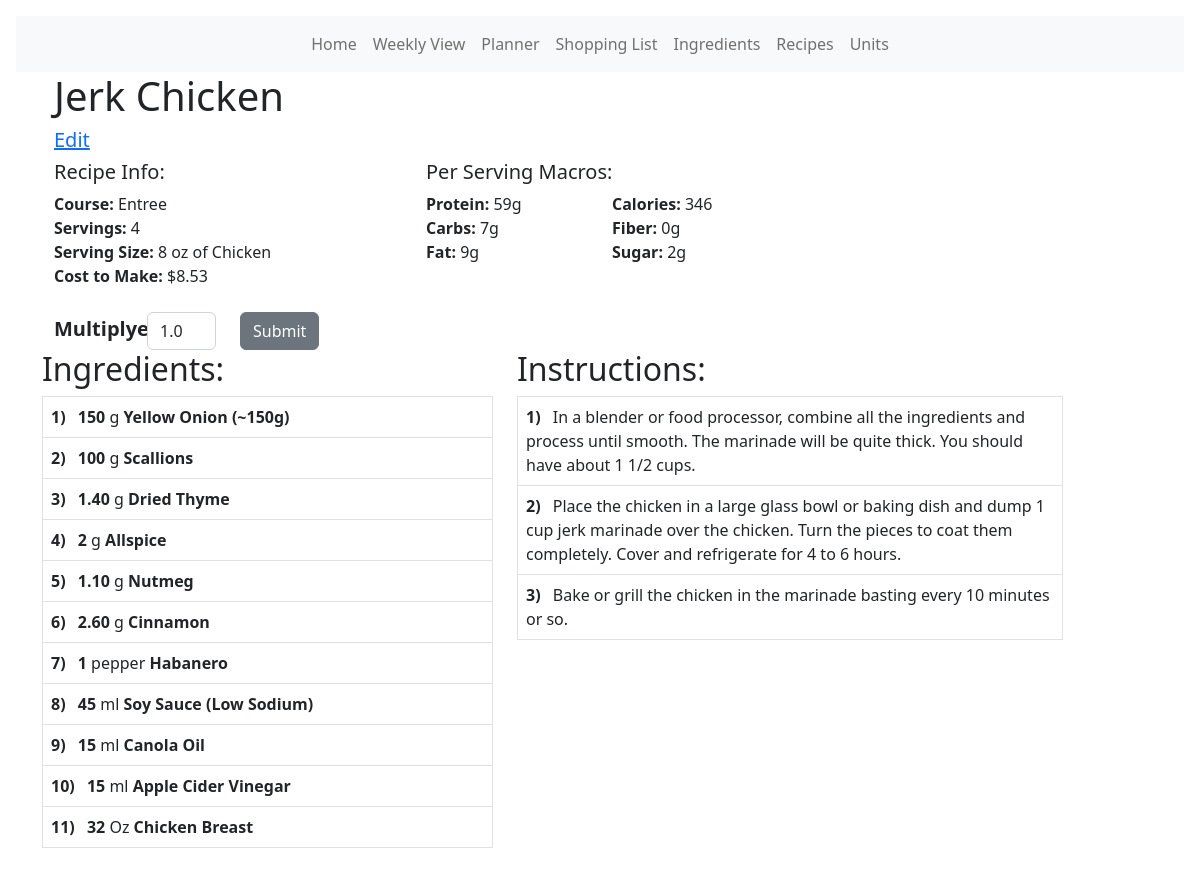
Page /recipe/3 on the earlier database version.
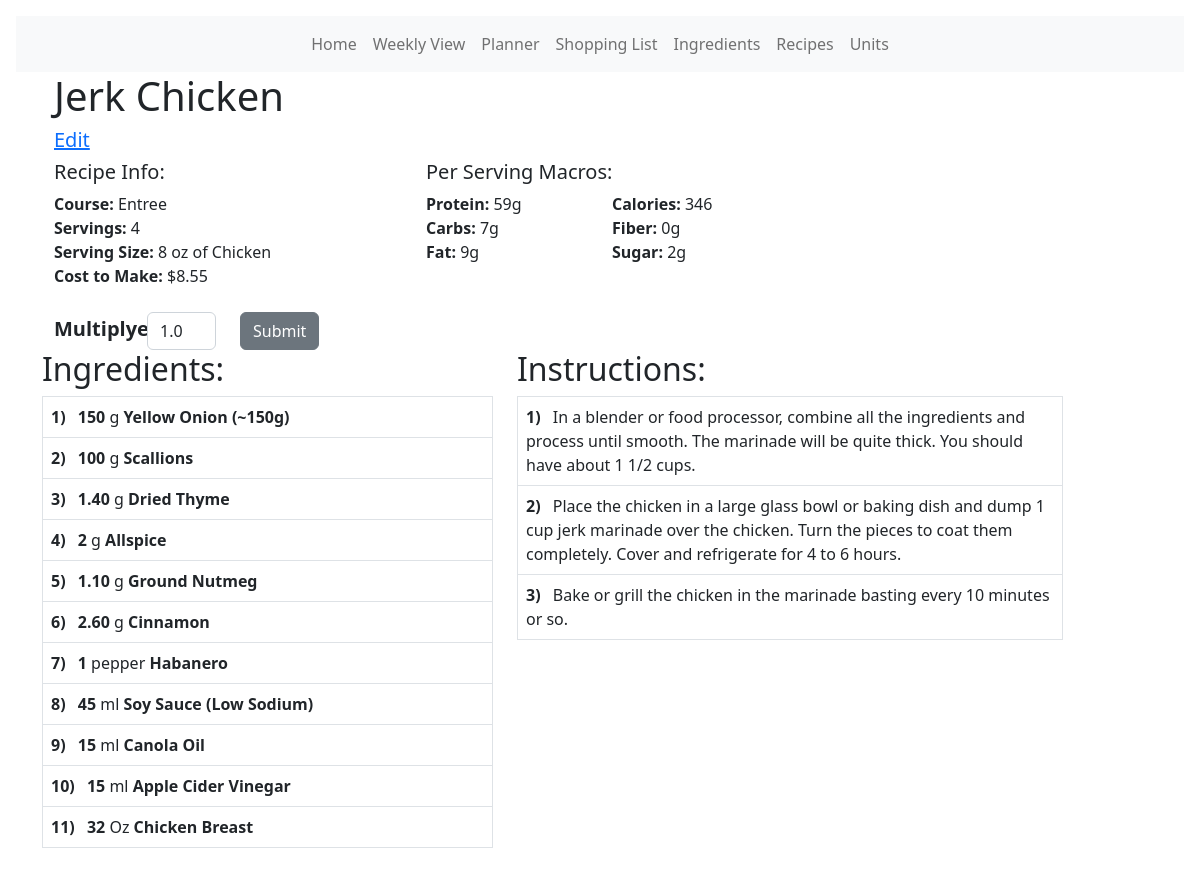
Same page on the later database version.
### models.py (models this page shows, shortened)
class RecipeIngredient(db.Model):
    id = db.Column(db.Integer, primary_key=True)
    rid = db.Column(db.Integer, db.ForeignKey("recipe.id"))
    iid = db.Column(db.Integer, db.ForeignKey("ingredient.id"))
    qty = db.Column(db.Float)
    unit_suffix = db.Column(db.String(50))
    ingredient_color_tag = db.Column(db.String(20))

class Ingredient(db.Model):
    __tablename__ = "ingredient"
    id = db.Column(db.Integer, primary_key=True)
    name = db.Column(db.String(120), nullable=False)
    icalories = db.Column(db.Float)
    protein = db.Column(db.Float)
    carbs = db.Column(db.Float)
    fat = db.Column(db.Float)
    fiber = db.Column(db.Float)
    sugar = db.Column(db.Float)
    item_unit_size = db.Column(db.Float)  # How many units of item at store
    item_price = db.Column(db.Float)  # Price for full item at store
    u_price = db.Column(db.Float)
    aisle_id = db.Column(db.Integer, db.ForeignKey("aisle.id"))
    ingredients = db.relationship("RecipeIngredient", backref="ingredient")
    def default_ingredient_unit(self):
        try:
            x = UnitIngredient.query.filter_by(iid=self.id).first()
            return x.unit.name
        except:
            return "Unknown"

class RecipeMultiplyer(db.Model):
    id = db.Column(db.Integer, primary_key=True)
    amount = db.Column(db.Float)

class Recipe(db.Model):
    id = db.Column(db.Integer, primary_key=True)
    name = db.Column(db.String(100))
    course = db.Column(db.String(30))
    servings = db.Column(db.Float)
    serving_size = db.Column(db.String(30))
    tags = db.Column(db.Text)
    def get_total_cost(self):
        x = [x.qty for x in RecipeIngredient.query.filter_by(rid=self.id).all()]
        y = [
            y.ingredient.u_price
            for y in RecipeIngredient.query.filter_by(rid=self.id).all()
        ]
        tc = []
        for num1, num2 in zip(x, y):
            tc.append(num1 * num2)
        return sum(tc)
    def get_total_protein(self):
        x = [x.qty for x in RecipeIngredient.query.filter_by(rid=self.id).all()]
        y = [
            y.ingredient.protein
            for y in RecipeIngredient.query.filter_by(rid=self.id).all()
        ]
        t = []
        for num1, num2 in zip(x, y):
            t.append(num1 * num2)
        return sum(t)
    def get_total_carbs(self):
        x = [x.qty for x in RecipeIngredient.query.filter_by(rid=self.id).all()]
        y = [
            y.ingredient.carbs
            for y in RecipeIngredient.query.filter_by(rid=self.id).all()
        ]
        t = []
        for num1, num2 in zip(x, y):
            t.append(num1 * num2)
        return sum(t)
    def get_total_fat(self):
        x = [x.qty for x in RecipeIngredient.query.filter_by(rid=self.id).all()]
        y = [
            y.ingredient.fat
            for y in RecipeIngredient.query.filter_by(rid=self.id).all()
        ]
        t = []
        for num1, num2 in zip(x, y):
            t.append(num1 * num2)
        return sum(t)
    def get_total_fiber(self):
        x = [x.qty for x in RecipeIngredient.query.filter_by(rid=self.id).all()]
        y = [
            y.ingredient.fiber
            for y in RecipeIngredient.query.filter_by(rid=self.id).all()
        ]
        t = []
        for num1, num2 in zip(x, y):
            t.append(num1 * num2)
        return sum(t)
    def get_total_sugar(self):
        x = [x.qty for x in RecipeIngredient.query.filter_by(rid=self.id).all()]
        y = [
            y.ingredient.sugar
            for y in RecipeIngredient.query.filter_by(rid=self.id).all()
        ]
        t = []
        for num1, num2 in zip(x, y):
            t.append(num1 * num2)
        return sum(t)
    def get_total_calories(self):
        a = [a.qty for a in RecipeIngredient.query.filter_by(rid=self.id).all()]
        p = [
            p.ingredient.protein
            for p in RecipeIngredient.query.filter_by(rid=self.id).all()
        ]
        c = [
            c.ingredient.carbs
            for c in RecipeIngredient.query.filter_by(rid=self.id).all()
        ]
        f = [
            f.ingredient.fat
            for f in RecipeIngredient.query.filter_by(rid=self.id).all()
        ]
        tp = []
        for num1, num2 in zip(a, p):
            tp.append((num1 * num2) * 4)
        tc = []
        for num1, num2 in zip(a, c):
            tc.append((num1 * num2) * 4)
        tf = []
        for num1, num2 in zip(a, f):
            tf.append((num1 * num2) * 9)
        gtl = (sum(tf)) + (sum(tp)) + (sum(tc))
        return gtl

class Unit(db.Model):
    id = db.Column(db.Integer, primary_key=True)
    oid = db.Column(db.Integer, autoincrement=True)
    name = db.Column(db.String(30))
    ingredients = db.relationship("UnitIngredient", backref="unit")

### main.py (the view)
@app.route("/recipe/<int:id>", methods=["GET", "POST"])
def recipe(id):
    r = Recipe.query.get_or_404(id)
    title = r.name
    iquery = RecipeIngredient.query.filter_by(rid=id).all()
    form = RecipeMulti()
    m = RecipeMultiplyer.query.get_or_404(1)
    instruct_query = RecipeInstruction.query.filter_by(rid=id).all()
    if form.submit.data and form.validate_on_submit():
        m.amount = form.amount.data
        db.session.commit()
    return render_template(
        "/recipes/recipe.html",
        r=r,
        title=title,
        form=form,
        m=m,
        iquery=iquery,
        instruct_query=instruct_query,
    )

### forms.py
class RecipeMulti(FlaskForm):
    amount = DecimalField(
        "Recipe Multiplyer x:", validators=[validators.InputRequired()]
    )
    submit = SubmitField("Submit")

### main.py (called while the page is built)
@app.template_filter()
def color_label(my_var):
    td_class = ""
    if my_var == "blue":
        td_class = "table-blue"
    elif my_var == "dark grey":
        td_class = "table-dark-grey"
    elif my_var == "green":
        td_class = "table-green"
    elif my_var == "light blue":
        td_class = "table-light-blue"
    elif my_var == "yellow":
        td_class = "table-yellow"
    elif my_var == "red":
        td_class = "table-red"
    elif my_var == "light grey":
        td_class = "table-light-grey"
    elif my_var == "purple":
        td_class = "table-purple"
    elif my_var == "orange":
        td_class = "table-orange"
    return td_class

### templates/recipes/recipe.html (shortened to what this page needs)
<!DOCTYPE html>
<html lang="en">
<head>
  <link href="{{ url_for('static', filename='css/select2.css') }}" rel="stylesheet" />
  {% extends 'base.html' %} {% block content %}
</head>
<body>
  <div class="container">
    <h1>{{title}}</h1>
    <a href="{{ url_for('recipe_edit', id=r.id) }}">
      <h5>Edit</h5>
    </a>
    <div class="row">
      <div class="col-4">
        <h5>Recipe Info:</h5>
      </div>
      <div class="col-4">
        <h5>Per Serving Macros:</h5>
      </div>
    </div>
    <div class="row">
      <div class="col-4">
        <b>Course: </b> {{r.course}} <br>
        <b>Servings: </b> {{(' %0.0f'|format(r.servings*m.amount)) if ((r.servings*m.amount)%1==0) else (' %0.2f'|format(r.servings*m.amount))}} <br>
        <b>Serving Size: </b> {{r.serving_size}} <br>
        <b>Cost to Make: </b>{{'$%0.2f'|format(r.get_total_cost() * m.amount)}}
      </div>
      <div class="col-2">
        <b>Protein:</b> {{'%0.0fg'|format((r.get_total_protein())/r.servings)}} <br>
        <b>Carbs:</b> {{'%0.0fg'|format((r.get_total_carbs())/r.servings)}} <br>
        <b>Fat:</b> {{'%0.0fg'|format((r.get_total_fat())/r.servings)}} <br>
      </div>
      <div class="col-2">
        <b>Calories:</b> {{'%0.0f'|format((r.get_total_calories())/r.servings)}} <br>
        <b>Fiber:</b> {{'%0.0fg'|format((r.get_total_fiber())/r.servings)}} <br>
        <b>Sugar:</b> {{'%0.0fg'|format((r.get_total_sugar())/r.servings)}} <br>
      </div>
    </div>
    <br>
    <form method="POST">
      <div class="row">
        <div class="col-1">
          <div id="multi"><b>Multiplyer</b>:</div>
          </div>
        <div class="col-1">
          {{ form.hidden_tag() }} {{ form.amount(class="form-control", value=m.amount) }}         </div>
          <div class="col-1">
            {{ form.submit(class="btn btn-secondary") }}
        </div>
        </div>
      </div>
    <div class="row">
      <div class="col-5">
        <h2>Ingredients:</h2>
        <table class="table table-hover table-bordered">
          {% for i in iquery %}
          <tr>
            <td class="{{i.ingredient_color_tag|color_label()}}">
              <b>{{(' %0.0f
                '|format(i.qty * m.amount)) if (i.qty%1==0) else (' %0.2f
                '|format(i.qty * m.amount))}}</b>{{i.ingredient.default_ingredient_unit()}}
              <b>{{i.ingredient.name}}</b>
            </td>
          </tr>
          {% endfor %}
        </table>
      </div>
      <div class="col-6">
        <h2>Instructions:</h2>
        <table class="table table-hover table-bordered">
          {% for in in instruct_query %}
          <tr>
            <td class="{{in.instruction_color_tag|color_label()}}">
              {{in.instruction}}
            </td>
          </tr>
          {% endfor %}
        </table>
      </div>
    </div>
</body>
{% endblock %}

Differences in the rows shown:
changed through a linked row, RecipeIngredient "Yellow Onion (~150g)": r.get_total_cost()*m.amount "$8.53" → "$8.55"
changed through a linked row, RecipeIngredient: ingredient.name "Nutmeg" → "Ground Nutmeg"
